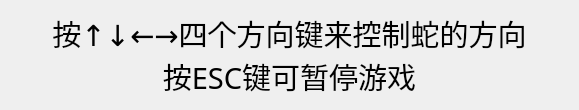
<?xml version="1.0" encoding="UTF-8"?>
<ui version="4.0">
 <class>ToastWindow</class>
 <widget class="QWidget" name="ToastWindow">
  <property name="geometry">
   <rect>
    <x>0</x>
    <y>0</y>
    <width>579</width>
    <height>110</height>
   </rect>
  </property>
  <property name="sizePolicy">
   <sizepolicy hsizetype="Expanding" vsizetype="Expanding">
    <horstretch>0</horstretch>
    <verstretch>0</verstretch>
   </sizepolicy>
  </property>
  <property name="windowTitle">
   <string>Form</string>
  </property>
  <layout class="QVBoxLayout" name="verticalLayout">
   <item>
    <widget class="QLabel" name="label">
     <property name="sizePolicy">
      <sizepolicy hsizetype="Expanding" vsizetype="Expanding">
       <horstretch>0</horstretch>
       <verstretch>0</verstretch>
      </sizepolicy>
     </property>
     <property name="font">
      <font>
       <family>微软雅黑</family>
       <pointsize>22</pointsize>
      </font>
     </property>
     <property name="text">
      <string>按↑↓←→四个方向键来控制蛇的方向
按ESC键可暂停游戏</string>
     </property>
     <property name="alignment">
      <set>Qt::AlignCenter</set>
     </property>
    </widget>
   </item>
  </layout>
 </widget>
 <resources/>
 <connections/>
</ui>
